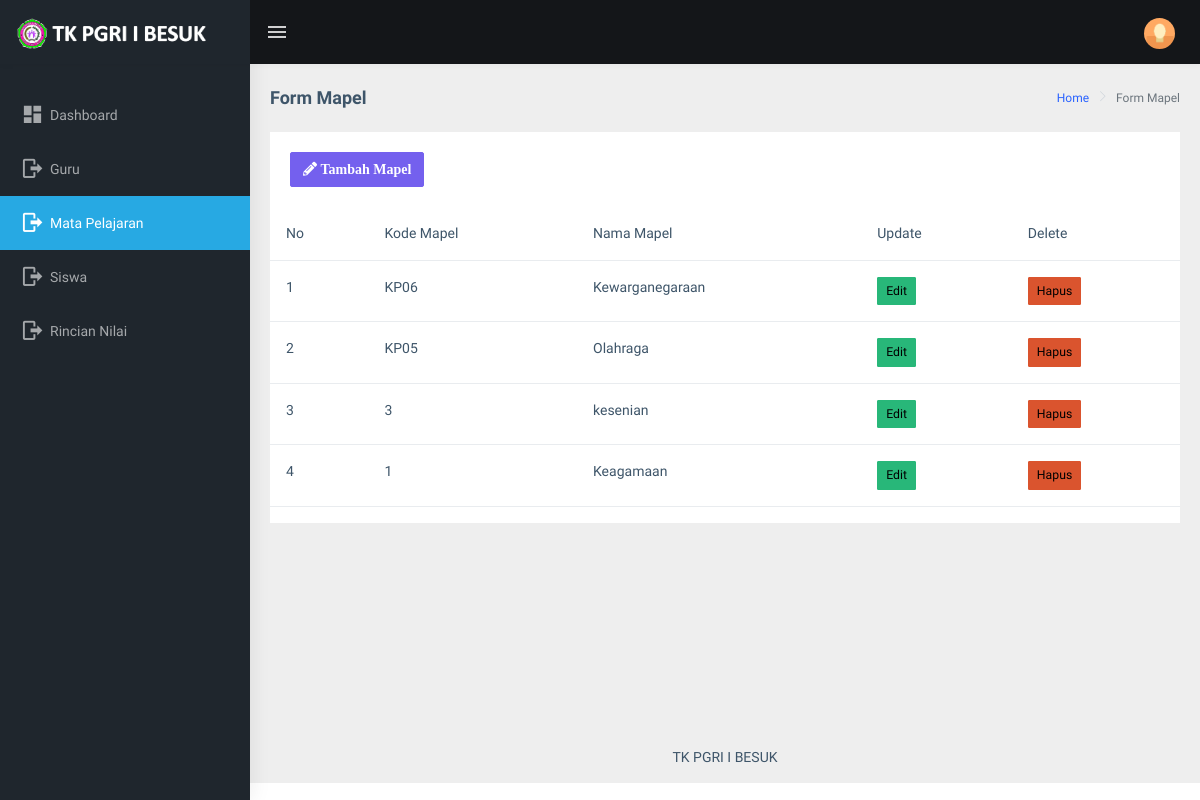
Page /mapel/ (signed in) on the committed database.
### digital/models.py (models this page shows, shortened)
class Mapel(models.Model):
    kode_mapel = models.CharField(max_length=200, unique =True, null=True)
    nama_mapel = models.CharField(max_length=200, blank=True, null=True)
    class Meta:
        verbose_name_plural = "Mapel"

### digital/decorators.py (the view)
        def perubahan_halaman(request, *args, **kwargs):
            group = None
            if request.user.groups.exists():
                group = request.user.groups.all()[0].name
            if group in yang_diizinkan :
                return fungsi_awal(request, *args, **kwargs)
            if group == 'guru':
                return redirect('nilai')
            else:
                return HttpResponse('<h2><center>Anda Tidak Diijinkan Ke Tampilan ini</center></h2>')

### digital/views.py (called while the page is built)
@login_required(login_url='login')
@ijinkan_pengguna(yang_diizinkan=['admin'])
def mapel(request):
    data = Mapel.objects.order_by('-id')
    context ={
        "menu" : 'Form Mapel',
        "page" : 'Halaman mapel',
        'datamapel' : data
    }
    return render(request, 'data/formmapel.html', context)

### digital/templates/data/formmapel.html
{% extends "base.html" %}
{% load static %}
{% block content %}
        <div class="page-wrapper">
            <div class="page-breadcrumb">
                <div class="row">
                    <div class="col-12 d-flex no-block align-items-center">
                        <h4 class="page-title">{{menu}}</h4>
                        <div class="ms-auto text-end">
                            <nav aria-label="breadcrumb">
                                <ol class="breadcrumb">
                                    <li class="breadcrumb-item"><a href="#">Home</a></li>
                                    <li class="breadcrumb-item active" aria-current="page">{{menu}}</li>
                                </ol>
                            </nav>
                        </div>
                    </div>
                </div>
            </div>
            <div class="container-fluid">
                 <div class="col-12">
                 <div class="card">
                            <div class="card-body">
                            <a href="{% url 'inputmapel' %}" type="button" class="btn btn-primary"><i class="fas fa-pencil-alt"> Tambah Mapel</i></a>
                            <br/>
                            </div>
                            <table class="table">
                                <thead>
                                    <tr>
                                        <th scope="col">No</th>
                                        <th scope="col">Kode Mapel</th>
                                        <th scope="col">Nama Mapel</th>
                                        <th scope="col">Update</th>
                                        <th scope="col">Delete</th>
                                    </tr>
                                </thead>
                                <tbody>
                                {% for dtmapel in datamapel %}
                                 <tr>
                                        <td>{{ forloop.counter }}</td>
                                        <td>{{ dtmapel.kode_mapel }}</td>
                                        <td>{{ dtmapel.nama_mapel }}</td>
                                        <td><a href="{% url 'updatemapel' dtmapel.id %}" class="btn btn-success btn-sm">Edit</a></td>
                                        <td><a href="{% url 'deletemapel' dtmapel.id %}" class="btn btn-danger btn-sm">Hapus</a}</td>
                                    </tr>
                                {% empty %}
                                <tr>
                                    <td colspan="6" align="center"> Data Masih Kosong</td>
                                </tr>
                                {% endfor %}
                                </tbody>
                            </table>
                        </div>
                 </div>
            </div>
{% endblock content %}

### rows in the picture
Mapel: kode_mapel "KP06", nama_mapel "Kewarganegaraan"
Mapel: kode_mapel "KP05", nama_mapel "Olahraga"
Mapel: kode_mapel "3", nama_mapel "kesenian"
Mapel: kode_mapel "1", nama_mapel "Keagamaan"

### other values in the picture
{{ menu }} "Form Mapel"
